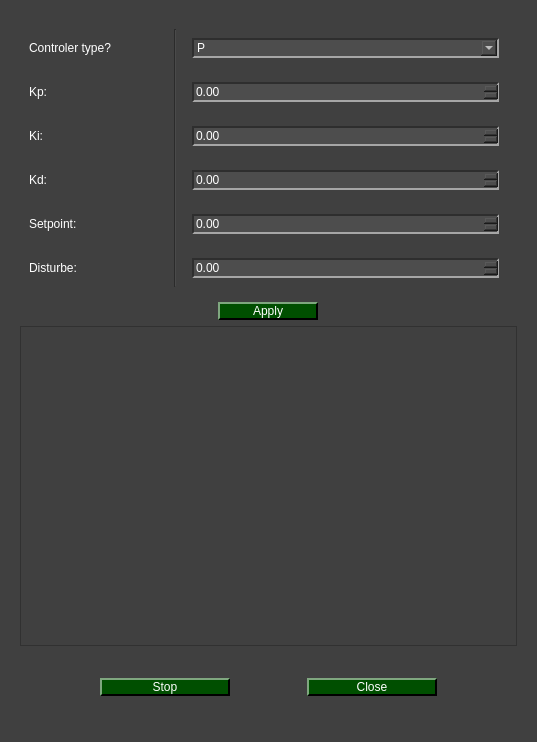
<?xml version="1.0" encoding="UTF-8"?>
<ui version="4.0">
 <class>Dialog_Plot_PID_Window</class>
 <widget class="QDialog" name="Dialog_Plot_PID_Window">
  <property name="geometry">
   <rect>
    <x>0</x>
    <y>0</y>
    <width>537</width>
    <height>742</height>
   </rect>
  </property>
  <property name="minimumSize">
   <size>
    <width>0</width>
    <height>150</height>
   </size>
  </property>
  <property name="windowTitle">
   <string>Dialog</string>
  </property>
  <property name="styleSheet">
   <string notr="true">QWidget{
	background-color: rgb(64, 64, 64);
}

QTabWidget::pane { 
   border: 1px solid rgb(166, 166, 166);
}

QTabBar::tab {
  	background-color: rgb(77, 77, 77);
 }

 QTabBar::tab:selected {
  	background-color: rgb(140, 140, 140);
	padding-top: 2px;
	padding-bottom: 2px;
	padding-left: 12px;
	padding-right: 12px;
 }

 QTabBar::tab:selected:hover {
  	background-color: rgb(140, 140, 140);
	padding-top: 2px;
	padding-bottom: 2px;
	padding-left: 12px;
	padding-right: 12px;
 }

 QTabBar::tab:hover {
  	background-color: rgb(109, 109, 109);
	padding-top: 2px;
	padding-bottom: 2px;
	padding-left: 12px;
	padding-right: 12px;
 }

 QTabBar::tab:middle {
	border-right: 1px dashed rgb(166, 166, 166);
	border-left: 1px dashed rgb(166, 166, 166);
	padding-top: 2px;
	padding-bottom: 2px;
	padding-left: 12px;
	padding-right: 12px;
 }

 QTabBar::tab:last {
	border-top-right-radius: 10px;
	padding-top: 2px;
	padding-bottom: 2px;
	padding-left: 12px;
	padding-right: 12px;
 }

 QTabBar::tab:first {
	border-top-left-radius: 10px;
	padding-top: 2px;
	padding-bottom: 2px;
	padding-left: 12px;
	padding-right: 12px;
 }


QComboBox QAbstractItemView {
    background-color: rgb(77, 77, 77);
}

QComboBox QAbstractItemView::item:focus{
    background-color: rgb(140, 140, 140);
}

QDoubleSpinBox{
	background-color: rgb(77, 77, 77);
	
	border-top: 1.5px solid rgb(46, 46, 46);
	border-left: 1.5px solid rgb(46, 46, 46);

	border-bottom: 1.5px solid rgb(166, 166, 166);
	border-right: 1.5px solid rgb(166, 166, 166);
}

QDoubleSpinBox::up-button{
    image: url(:/imgs/imgs/drop_up_arrow.png);
	width: 11px;

	background-color: rgb(0, 79, 0);
	border-top: 1.5px solid rgb(127, 167, 127);
	border-left: 1.5px solid rgb(127, 167, 127);

	border-bottom: 1.5px solid rgb(0, 0, 0);
	border-right: 1.5px solid rgb(0, 0, 0);
}

QDoubleSpinBox::up-button:pressed{
	border: 2px solid rgb(255, 255, 255);
}

QDoubleSpinBox::up-button:hover{
	background-color: rgb(0, 50, 0);
}

QDoubleSpinBox::down-button{
    image: url(:/imgs/imgs/drop_down_arrow.png);
	width: 11px;

	background-color: rgb(0, 79, 0);
	border-top: 1.5px solid rgb(127, 167, 127);
	border-left: 1.5px solid rgb(127, 167, 127);

	border-bottom: 1.5px solid rgb(0, 0, 0);
	border-right: 1.5px solid rgb(0, 0, 0);
}

QDoubleSpinBox::down-button:pressed{
	border: 2px solid rgb(255, 255, 255);
}

QDoubleSpinBox::down-button:hover{
	background-color: rgb(0, 50, 0);
}

QWidget#centralwidget{
	background-color: rgb(64, 64, 64);
}

QWidget{
	color: rgb(255, 255, 255);
}

QComboBox{
	background-color: rgb(77, 77, 77);
	
	border-top: 1.5px solid rgb(46, 46, 46);
	border-left: 1.5px solid rgb(46, 46, 46);

	border-bottom: 1.5px solid rgb(166, 166, 166);
	border-right: 1.5px solid rgb(166, 166, 166);
}


QComboBox::drop-down{
	image: url(:/imgs/imgs/drop_down_arrow.png);
	width: 11px;

	background-color: rgb(0, 79, 0);
	border-top: 2px solid rgb(127, 167, 127);
	border-left: 2px solid rgb(127, 167, 127);

	border-bottom: 2px solid rgb(0, 0, 0);
	border-right: 2px solid rgb(0, 0, 0);
}

QComboBox::drop-down:hover{
	background-color: rgb(0, 50, 0);
}

QComboBox::drop-down:pressed{
	border: 2px solid rgb(255, 255, 255);
}

QPushButton{
	background-color: rgb(0, 79, 0);

	border-top: 1.5px solid rgb(127, 167, 127);
	border-left: 1.5px solid rgb(127, 167, 127);

	border-bottom: 1.5px solid rgb(0, 0, 0);
	border-right: 1.5px solid rgb(0, 0, 0);

	
	font: 12pt &quot;Helvetica&quot;;
	text-align:center;
}

QWidget{
	font: 12pt &quot;Helvetica&quot;;
}

QPushButton:hover{
	background-color: rgb(0, 50, 0);
}

QPushButton:pressed{
	border: 2px solid rgb(255, 255, 255);
}

QLineEdit{
	background-color: rgb(77, 77, 77);
	border-top: 1.5px solid rgb(46, 46, 46);
	border-left: 1.5px solid rgb(46, 46, 46);

	border-bottom: 1.5px solid rgb(166, 166, 166);
	border-right: 1.5px solid rgb(166, 166, 166);
}

QRadioButton::indicator{
	border-radius: 6px;
	border-top: 1.5px solid rgb(0, 0, 0);
	border-left: 1.5px solid rgb(0, 0, 0);

	border-bottom: 1.5px solid rgb(160, 160, 160);
	border-right: 1.5px solid rgb(160, 160, 160);
}

QRadioButton::indicator::checked{
	background-color: white;
}

QRadioButton::indicator::unchecked:hover{
	background-color: #9F9F9F;
}

QRadioButton::indicator::pressed{
	border: 1.5px solid #505050
}

QPushButton#reload_devices{
	image: url(:/imgs/imgs/reload.png);
	width: 11px;
	background-color: rgb(0, 79, 0);

	border-top: 1.5px solid rgb(127, 167, 127);
	border-left: 1.5px solid rgb(127, 167, 127);

	border-bottom: 1.5px solid rgb(0, 0, 0);
	border-right: 1.5px solid rgb(0, 0, 0);

	
	font: 12pt &quot;Helvetica&quot;;
	text-align:center;
}

QPushButton#reload_devices:hover{
	background-color: rgb(0, 50, 0);
}

QPushButton#reload_devices:pressed{
	border: 2px solid rgb(255, 255, 255);
}

QDoubleSpinBox{
	background-color: rgb(77, 77, 77);
	
	border-top: 1.5px solid rgb(46, 46, 46);
	border-left: 1.5px solid rgb(46, 46, 46);

	border-bottom: 1.5px solid rgb(166, 166, 166);
	border-right: 1.5px solid rgb(166, 166, 166);
}

QDoubleSpinBox:disabled {
    background-color: rgb(50, 50, 50);
    
    border-top: 1.5px solid rgb(30, 30, 30);
    border-left: 1.5px solid rgb(30, 30, 30);
    
    border-bottom: 1.5px solid rgb(100, 100, 100);
    border-right: 1.5px solid rgb(100, 100, 100);
    
    color: rgb(150, 150, 150);
}

QDoubleSpinBox::up-button{
    image: url(:/imgs/imgs/drop_up_arrow.png);
	width: 11px;

	background-color: rgb(0, 79, 0);
	border-top: 1.5px solid rgb(127, 167, 127);
	border-left: 1.5px solid rgb(127, 167, 127);

	border-bottom: 1.5px solid rgb(0, 0, 0);
	border-right: 1.5px solid rgb(0, 0, 0);
}

QDoubleSpinBox::up-button:pressed{
	border: 2px solid rgb(255, 255, 255);
}

QDoubleSpinBox::up-button:hover{
	background-color: rgb(0, 50, 0);
}

QDoubleSpinBox::down-button{
    image: url(:/imgs/imgs/drop_down_arrow.png);
	width: 11px;

	background-color: rgb(0, 79, 0);
	border-top: 1.5px solid rgb(127, 167, 127);
	border-left: 1.5px solid rgb(127, 167, 127);

	border-bottom: 1.5px solid rgb(0, 0, 0);
	border-right: 1.5px solid rgb(0, 0, 0);
}

QDoubleSpinBox::down-button:pressed{
	border: 2px solid rgb(255, 255, 255);
}

QDoubleSpinBox::down-button:hover{
	background-color: rgb(0, 50, 0);
}

</string>
  </property>
  <layout class="QVBoxLayout" name="verticalLayout">
   <item>
    <widget class="QWidget" name="widget" native="true">
     <layout class="QVBoxLayout" name="verticalLayout_3">
      <item>
       <widget class="QWidget" name="widget_2" native="true">
        <layout class="QGridLayout" name="gridLayout">
         <item row="0" column="5" rowspan="6">
          <widget class="Line" name="line">
           <property name="orientation">
            <enum>Qt::Orientation::Vertical</enum>
           </property>
          </widget>
         </item>
         <item row="0" column="1">
          <widget class="QLabel" name="label_Type">
           <property name="minimumSize">
            <size>
             <width>109</width>
             <height>0</height>
            </size>
           </property>
           <property name="maximumSize">
            <size>
             <width>109</width>
             <height>25</height>
            </size>
           </property>
           <property name="toolTip">
            <string>&lt;html&gt;&lt;head/&gt;&lt;body&gt;&lt;p&gt;&lt;img src=&quot;:/imgs/imgs/PID_Flow.png&quot;/&gt;&lt;/p&gt;&lt;/body&gt;&lt;/html&gt;</string>
           </property>
           <property name="text">
            <string>Controler type?</string>
           </property>
          </widget>
         </item>
         <item row="3" column="6">
          <widget class="QWidget" name="widget_6" native="true">
           <layout class="QHBoxLayout" name="horizontalLayout_6">
            <item>
             <widget class="QDoubleSpinBox" name="doubleSpinBox_KdDialog">
              <property name="singleStep">
               <double>0.100000000000000</double>
              </property>
             </widget>
            </item>
           </layout>
          </widget>
         </item>
         <item row="3" column="1">
          <widget class="QLabel" name="label_Kd">
           <property name="text">
            <string>Kd:</string>
           </property>
          </widget>
         </item>
         <item row="0" column="6">
          <widget class="QWidget" name="widget_9" native="true">
           <layout class="QHBoxLayout" name="horizontalLayout_3">
            <item>
             <widget class="QComboBox" name="comboBox_TypeDialog">
              <property name="minimumSize">
               <size>
                <width>175</width>
                <height>0</height>
               </size>
              </property>
              <item>
               <property name="text">
                <string>P</string>
               </property>
              </item>
              <item>
               <property name="text">
                <string>PI</string>
               </property>
              </item>
              <item>
               <property name="text">
                <string>PD</string>
               </property>
              </item>
              <item>
               <property name="text">
                <string>PID</string>
               </property>
              </item>
             </widget>
            </item>
           </layout>
          </widget>
         </item>
         <item row="2" column="1">
          <widget class="QLabel" name="label_Ki">
           <property name="text">
            <string>Ki:</string>
           </property>
          </widget>
         </item>
         <item row="2" column="6">
          <widget class="QWidget" name="widget_7" native="true">
           <layout class="QHBoxLayout" name="horizontalLayout_5">
            <item>
             <widget class="QDoubleSpinBox" name="doubleSpinBox_KiDialog">
              <property name="singleStep">
               <double>0.100000000000000</double>
              </property>
             </widget>
            </item>
           </layout>
          </widget>
         </item>
         <item row="4" column="1">
          <widget class="QLabel" name="label_Setpoint">
           <property name="minimumSize">
            <size>
             <width>100</width>
             <height>30</height>
            </size>
           </property>
           <property name="maximumSize">
            <size>
             <width>70</width>
             <height>16777215</height>
            </size>
           </property>
           <property name="text">
            <string>Setpoint:</string>
           </property>
          </widget>
         </item>
         <item row="1" column="1">
          <widget class="QLabel" name="label_Kp">
           <property name="text">
            <string>Kp:</string>
           </property>
          </widget>
         </item>
         <item row="4" column="6">
          <widget class="QWidget" name="widget_5" native="true">
           <layout class="QHBoxLayout" name="horizontalLayout_7">
            <item>
             <widget class="QDoubleSpinBox" name="doubleSpinBox_SetpointDialog">
              <property name="enabled">
               <bool>true</bool>
              </property>
              <property name="singleStep">
               <double>0.100000000000000</double>
              </property>
             </widget>
            </item>
           </layout>
          </widget>
         </item>
         <item row="1" column="6">
          <widget class="QWidget" name="widget_8" native="true">
           <layout class="QHBoxLayout" name="horizontalLayout_4">
            <item>
             <widget class="QDoubleSpinBox" name="doubleSpinBox_KpDialog">
              <property name="singleStep">
               <double>0.100000000000000</double>
              </property>
             </widget>
            </item>
           </layout>
          </widget>
         </item>
         <item row="5" column="1">
          <widget class="QLabel" name="label_Disturbe">
           <property name="toolTip">
            <string>&lt;html&gt;&lt;head/&gt;&lt;body&gt;&lt;p&gt;&lt;span style=&quot; font-size:14pt;&quot;&gt;The disturbance will be added as an integrator to the output signal of the PID control, as shown in the figure below:&lt;/span&gt;&lt;/p&gt;&lt;p&gt;&lt;img src=&quot;:/imgs/imgs/PID_Flow.png&quot;/&gt;&lt;/p&gt;&lt;/body&gt;&lt;/html&gt;</string>
           </property>
           <property name="styleSheet">
            <string notr="true">QLabel::toolTip {
    font: 12pt &quot;Helvetica&quot;;
    text-align: center;
    color: white;
    background-color: rgb(64, 64, 64);
}
</string>
           </property>
           <property name="text">
            <string>Disturbe:</string>
           </property>
          </widget>
         </item>
         <item row="5" column="2">
          <widget class="QLabel" name="label_I_Distrube">
           <property name="maximumSize">
            <size>
             <width>24</width>
             <height>25</height>
            </size>
           </property>
           <property name="toolTip">
            <string>&lt;html&gt;&lt;head/&gt;&lt;body&gt;&lt;p&gt;&lt;span style=&quot; font-size:14pt;&quot;&gt;The disturbance will be added as an integrator to the output signal of the PID control, as shown in the figure below:&lt;br/&gt;&lt;/span&gt;&lt;img src=&quot;:/imgs/imgs/PID_Flow.png&quot;/&gt;&lt;/p&gt;&lt;/body&gt;&lt;/html&gt;</string>
           </property>
           <property name="text">
            <string>&lt;html&gt;&lt;head/&gt;&lt;body&gt;&lt;p&gt;&lt;img src=&quot;:/imgs/imgs/inform.png&quot;/&gt;&lt;/p&gt;&lt;/body&gt;&lt;/html&gt;</string>
           </property>
          </widget>
         </item>
         <item row="0" column="2">
          <widget class="QLabel" name="label_i_Type">
           <property name="maximumSize">
            <size>
             <width>24</width>
             <height>25</height>
            </size>
           </property>
           <property name="toolTip">
            <string>&lt;html&gt;&lt;head/&gt;&lt;body&gt;&lt;p&gt;&lt;img src=&quot;:/imgs/imgs/PID_Flow.png&quot;/&gt;&lt;/p&gt;&lt;/body&gt;&lt;/html&gt;</string>
           </property>
           <property name="text">
            <string>&lt;html&gt;&lt;head/&gt;&lt;body&gt;&lt;p&gt;&lt;img src=&quot;:/imgs/imgs/inform.png&quot;/&gt;&lt;/p&gt;&lt;/body&gt;&lt;/html&gt;</string>
           </property>
          </widget>
         </item>
         <item row="5" column="6">
          <widget class="QWidget" name="widget_4" native="true">
           <layout class="QHBoxLayout" name="horizontalLayout_2">
            <item>
             <widget class="QDoubleSpinBox" name="doubleSpinBox_DisturbeDialog">
              <property name="singleStep">
               <double>0.100000000000000</double>
              </property>
             </widget>
            </item>
           </layout>
          </widget>
         </item>
        </layout>
       </widget>
      </item>
      <item alignment="Qt::AlignmentFlag::AlignHCenter">
       <widget class="QPushButton" name="pushButton_apply">
        <property name="minimumSize">
         <size>
          <width>100</width>
          <height>0</height>
         </size>
        </property>
        <property name="maximumSize">
         <size>
          <width>100</width>
          <height>16777215</height>
         </size>
        </property>
        <property name="text">
         <string>Apply</string>
        </property>
       </widget>
      </item>
      <item>
       <widget class="QFrame" name="frame_image">
        <property name="frameShape">
         <enum>QFrame::Shape::StyledPanel</enum>
        </property>
        <property name="frameShadow">
         <enum>QFrame::Shadow::Raised</enum>
        </property>
        <layout class="QVBoxLayout" name="verticalLayout_2">
         <item>
          <widget class="QWidget" name="widget_image" native="true">
           <property name="minimumSize">
            <size>
             <width>0</width>
             <height>300</height>
            </size>
           </property>
           <layout class="QHBoxLayout" name="image_layout"/>
          </widget>
         </item>
        </layout>
       </widget>
      </item>
      <item>
       <widget class="QWidget" name="widget_3" native="true">
        <layout class="QHBoxLayout" name="horizontalLayout">
         <item>
          <widget class="QPushButton" name="pushButton_startstop">
           <property name="minimumSize">
            <size>
             <width>130</width>
             <height>0</height>
            </size>
           </property>
           <property name="maximumSize">
            <size>
             <width>130</width>
             <height>16777215</height>
            </size>
           </property>
           <property name="text">
            <string>Stop</string>
           </property>
          </widget>
         </item>
         <item>
          <widget class="QPushButton" name="pushButton_close">
           <property name="minimumSize">
            <size>
             <width>130</width>
             <height>0</height>
            </size>
           </property>
           <property name="maximumSize">
            <size>
             <width>130</width>
             <height>16777215</height>
            </size>
           </property>
           <property name="text">
            <string>Close</string>
           </property>
          </widget>
         </item>
        </layout>
       </widget>
      </item>
     </layout>
    </widget>
   </item>
  </layout>
 </widget>
 <tabstops>
  <tabstop>pushButton_apply</tabstop>
  <tabstop>pushButton_startstop</tabstop>
  <tabstop>pushButton_close</tabstop>
 </tabstops>
 <resources>
  <include location="resources_1.qrc"/>
 </resources>
 <connections/>
</ui>
